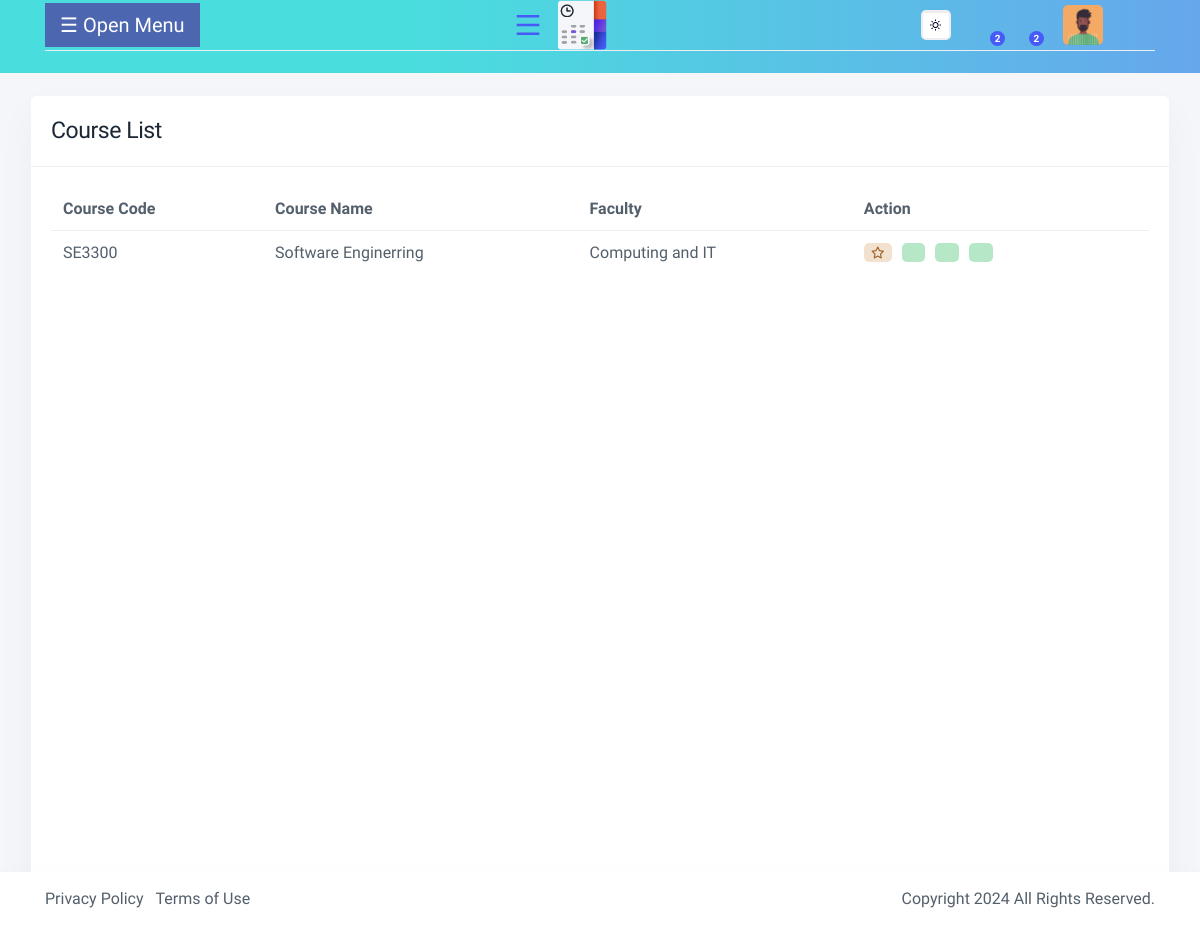
Page /course_list/ on the committed database.
### exam_timetable/models.py (models this page shows, shortened)
class Course(models.Model):
    course_code = models.CharField(max_length=20, unique=True)
    course_name = models.CharField(max_length=100)
    faculty = models.ForeignKey(Faculty, on_delete=models.CASCADE)
    students = models.ManyToManyField(Student, related_name='courses')

class Faculty(models.Model):
    faculty_id = models.CharField(max_length=20, unique=True)
    name = models.CharField(max_length=100)
    email = models.EmailField(unique=True)

### exam_timetable/views.py (the view)
# urls.py: path('course_list/', views.course_list, name='course_list'),
def course_list(request):
    courses = Course.objects.all()
    return render(request, 'exam_timetable/course_list.html', {'courses': courses})

### templates/exam_timetable/course_list.html (shortened to what this page needs)
{% include '../a_header.html' %}
{% load static %}
<link rel="stylesheet" href="https://cdn.datatables.net/1.13.6/css/jquery.dataTables.min.css">
<div class="content-page" id="main">
    <div class="container-fluid   mt-5">
        <div class="row mt-3  main_card_sec" >
            <div class="col-lg-12  ">
                <div class="card card-block card-stretch card-height mt-5">
                    <div class="card-header d-flex justify-content-between">
                        <div class="iq-header-title">
                            <h4 class="card-title mb-0">Course List</h4>
                        </div>
                    </div>
                    <div class="card-body">
                        <div class="table-responsive data-table">
                            <table id="courseTable" class="data-tables table" style="width:100%">
                                <thead>
                                    <tr>
                                        <th>Course Code</th>
                                        <th>Course Name</th>
                                        <th>Faculty</th>
                                        <th>Action</th>
                                    </tr>
                                </thead>
                                <tbody>
                                    {% for course in courses %}
                                    <tr>
                                        <td>{{ course.course_code }}</td>
                                        <td>{{ course.course_name }}</td>
                                        <td>{{ course.faculty.name }}</td>
                                        <td>
                                            <div class="d-flex align-items-center action-icons">
                                                <a class="badge bg-warning-light mr-2 star-icon" title="Select Row">
                                                    <i class="far fa-star"></i>
                                                </a>
                                                <a class="badge bg-success-light mr-2" title="View" href="#">
                                                    <i class="lar la-eye"></i>
                                                </a>
                                                    <a class="badge bg-success-light mr-2" title="View" href="{% url 'create_course' %}">
                                                        <i class="las la-pencil-alt"></i>
                                                    </a>
                                                    <a class="badge bg-success-light mr-2" title="View" href="#">
                                                        <i class="las la-trash"></i>
                                                    </a>
                                                </div>
                                            </div>
                                    {% endfor %}
                        </div>
                    </div>
                </div>
            </div>
        </div>
    </div>
{% include '../calender_footer.html' %}

### static/css/big.css (style rules this page uses)
#main { transition: margin-left 0.3s; padding: 16px; }

### templates/exam_timetable/course_list.html (style rules this page uses)
.action-icons a { margin-right: 5px; cursor: pointer; }
.main_card_sec { height: 100vh; }

### rows in the picture
Course: course_code "SE3300", course_name "Software Enginerring", faculty.name "Computing and IT"
